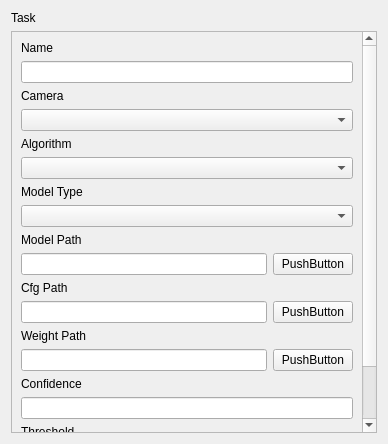
<?xml version="1.0" encoding="UTF-8"?>
<ui version="4.0">
 <class>ConfigPage</class>
 <widget class="QWidget" name="ConfigPage">
  <property name="geometry">
   <rect>
    <x>0</x>
    <y>0</y>
    <width>388</width>
    <height>444</height>
   </rect>
  </property>
  <property name="windowTitle">
   <string>Form</string>
  </property>
  <layout class="QVBoxLayout" name="verticalLayout_2">
   <item>
    <widget class="QLabel" name="label">
     <property name="sizePolicy">
      <sizepolicy hsizetype="Preferred" vsizetype="Fixed">
       <horstretch>0</horstretch>
       <verstretch>0</verstretch>
      </sizepolicy>
     </property>
     <property name="text">
      <string>Task</string>
     </property>
    </widget>
   </item>
   <item>
    <widget class="QScrollArea" name="scrollArea">
     <property name="widgetResizable">
      <bool>true</bool>
     </property>
     <widget class="QWidget" name="scrollAreaWidgetContents">
      <property name="geometry">
       <rect>
        <x>0</x>
        <y>-46</y>
        <width>354</width>
        <height>452</height>
       </rect>
      </property>
      <layout class="QVBoxLayout" name="verticalLayout">
       <property name="spacing">
        <number>6</number>
       </property>
       <item>
        <widget class="QLabel" name="label_2">
         <property name="text">
          <string>Name</string>
         </property>
        </widget>
       </item>
       <item>
        <widget class="QLineEdit" name="name"/>
       </item>
       <item>
        <widget class="QLabel" name="label_10">
         <property name="text">
          <string>Camera</string>
         </property>
        </widget>
       </item>
       <item>
        <widget class="QComboBox" name="cameraIndex"/>
       </item>
       <item>
        <widget class="QLabel" name="label_11">
         <property name="text">
          <string>Algorithm</string>
         </property>
        </widget>
       </item>
       <item>
        <widget class="QComboBox" name="algorithmIndex"/>
       </item>
       <item>
        <widget class="QLabel" name="label_8">
         <property name="text">
          <string>Model Type</string>
         </property>
        </widget>
       </item>
       <item>
        <widget class="QComboBox" name="modelIndex"/>
       </item>
       <item>
        <widget class="QLabel" name="label_3">
         <property name="text">
          <string>Model Path</string>
         </property>
        </widget>
       </item>
       <item>
        <layout class="QHBoxLayout" name="horizontalLayout">
         <item>
          <widget class="QLineEdit" name="modelPath"/>
         </item>
         <item>
          <widget class="QPushButton" name="pushButton">
           <property name="text">
            <string>PushButton</string>
           </property>
          </widget>
         </item>
        </layout>
       </item>
       <item>
        <widget class="QLabel" name="label_4">
         <property name="text">
          <string>Cfg Path</string>
         </property>
        </widget>
       </item>
       <item>
        <layout class="QHBoxLayout" name="horizontalLayout_3">
         <item>
          <widget class="QLineEdit" name="classPath"/>
         </item>
         <item>
          <widget class="QPushButton" name="pushButton_5">
           <property name="text">
            <string>PushButton</string>
           </property>
          </widget>
         </item>
        </layout>
       </item>
       <item>
        <widget class="QLabel" name="label_5">
         <property name="text">
          <string>Weight Path</string>
         </property>
        </widget>
       </item>
       <item>
        <layout class="QHBoxLayout" name="horizontalLayout_2">
         <item>
          <widget class="QLineEdit" name="weightPath"/>
         </item>
         <item>
          <widget class="QPushButton" name="pushButton_4">
           <property name="text">
            <string>PushButton</string>
           </property>
          </widget>
         </item>
        </layout>
       </item>
       <item>
        <widget class="QLabel" name="label_6">
         <property name="text">
          <string>Confidence</string>
         </property>
        </widget>
       </item>
       <item>
        <widget class="QLineEdit" name="lineEdit_3"/>
       </item>
       <item>
        <widget class="QLabel" name="label_7">
         <property name="text">
          <string>Threshold</string>
         </property>
        </widget>
       </item>
       <item>
        <widget class="QLineEdit" name="lineEdit_4"/>
       </item>
       <item>
        <widget class="QLabel" name="label_9">
         <property name="sizePolicy">
          <sizepolicy hsizetype="Preferred" vsizetype="Expanding">
           <horstretch>0</horstretch>
           <verstretch>0</verstretch>
          </sizepolicy>
         </property>
         <property name="text">
          <string/>
         </property>
        </widget>
       </item>
      </layout>
     </widget>
    </widget>
   </item>
  </layout>
 </widget>
 <resources/>
 <connections/>
</ui>
